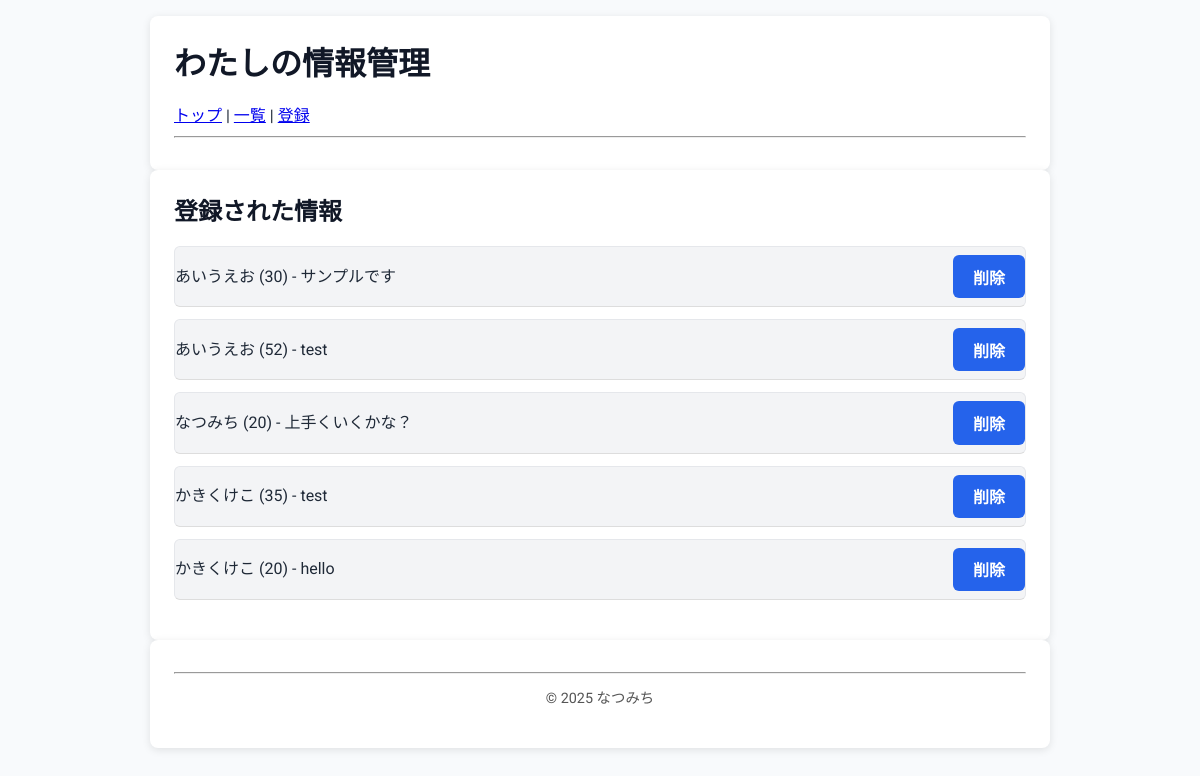
The page /list/ on the database as committed earlier.
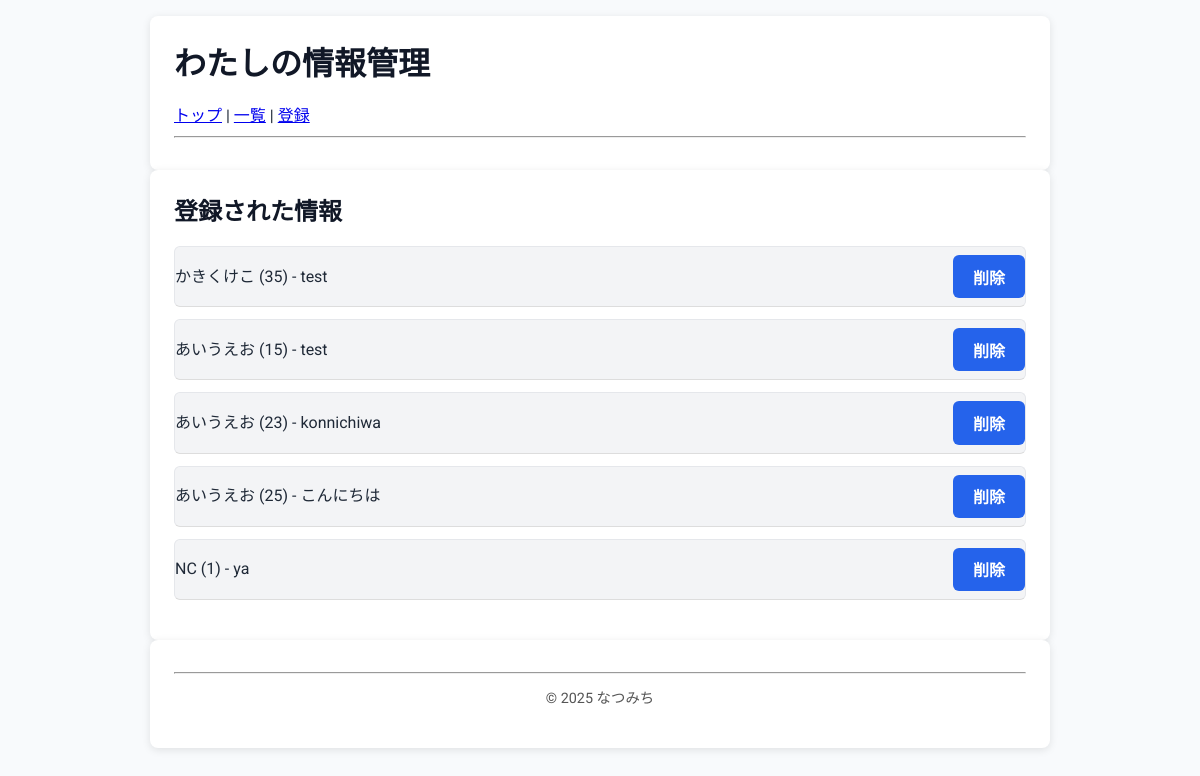
The same page on the database as committed later.
### myapp/models.py (models this page shows, shortened)
class Person(models.Model):
    name = models.CharField(max_length=100)
    age = models.IntegerField()
    comment = models.TextField()

### myapp/views.py (the view)
# urls.py: path('list/', views.person_list_view, name='person_list'),
def person_list_view(request):
    people = Person.objects.all()
    return render(request, 'person_list.html', {'people': people})

### myapp/templates/person_list.html (shortened to what this page needs)
{% extends "base.html" %}
{% block content %}
<h2>登録された情報</h2>
<ul>
    {% for person in people %}
    <li class="person-item">
        <div class="person-info">
            {{ person.name }} ({{ person.age }}) - {{ person.comment }}
        </div>
        <form method="POST" action="{% url 'person_delete' person.id %}">
            <button type="submit">削除</button>
        </form>
    </li>
    {% empty %}
    <li>データがありません。</li>
    {% endfor %}
</ul>
{% endblock %}

Rows that differ between the two databases and show on the page:
removed Person: name "あいうえお", age "30", comment "サンプルです"
removed Person: name "あいうえお", age "52", comment "test"
removed Person: name "なつみち", age "20", comment "上手くいくかな？"
removed Person: name "かきくけこ", age "20", comment "hello"
added Person: name "あいうえお", age "15", comment "test"
added Person: name "あいうえお", age "23", comment "konnichiwa"
added Person: name "あいうえお", age "25", comment "こんにちは"
added Person: name "NC", age "1", comment "ya"
